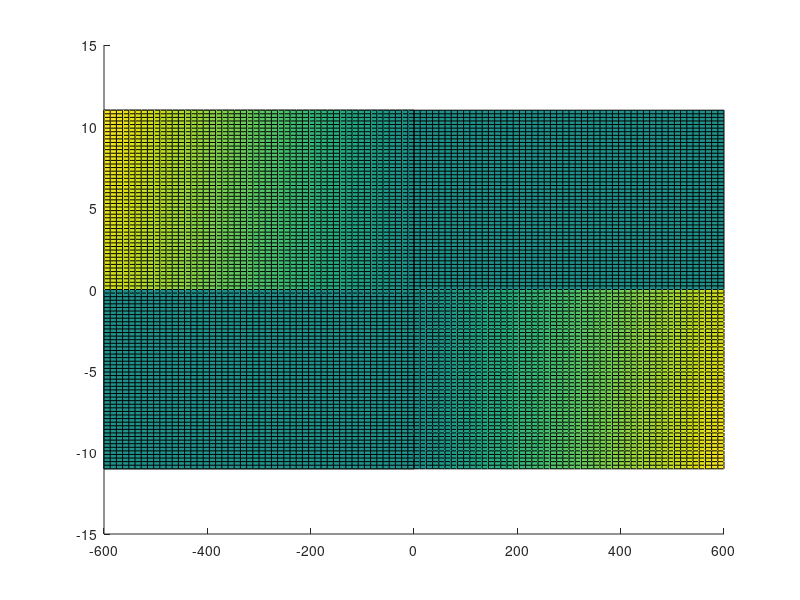

The MATLAB script that drew this image:
N = 101
M = 101

x = linspace (-600, 600, N);
y = linspace (-11, 11, M);

torqueRl = []
torqueRr = []
torqueFl = []
torqueFr = []

for i = [1:N]
  for j = [1:M]

  #TODO(Barach): Validate all these

  wheelRadius = 0.0254 * 10;
  gearRatio = 14;

  trackWidthFront = 1.22;
  trackWidthRear = 1.2;
  frontRearWeightBias = 0.52;

  wheelBase = 1.528;

  wheelAngle = y (j);

  lx = trackWidthFront / 2.0;
  ly = wheelBase * frontRearWeightBias;
  lr = sqrt (lx * lx + ly * ly);
  a = atand (ly / lx);

  yawTransferRl =  gearRatio * trackWidthRear / (2.0 * wheelRadius);
  yawTransferRr = -gearRatio * trackWidthRear / (2.0 * wheelRadius);

  yawTransferFl =  gearRatio * lr / wheelRadius * cosd (a - wheelAngle);
  yawTransferFr = -gearRatio * lr / wheelRadius * cosd (a + wheelAngle);

  throttlePosition = 0.0;
  torqueLimit = 84 * throttlePosition;

  momentIdeal = x (i);

  drivingTorqueLimit = 21;
  regenTorqueLimit = -21;

  # Option 1 (Will likely overload the FL tire in understeer conditions)

##  drivingBiasFr = 0.6;
##  momentBiasFr = 0.4;
##
##  A = [1,             1,             0,             0
##       0,             0,             1,             1
##       yawTransferRl, yawTransferRr, 0,             0
##       0,             0,             yawTransferFl, yawTransferFr];
##
##  B = [     drivingBiasFr  * torqueLimit,
##       (1 - drivingBiasFr) * torqueLimit,
##            momentBiasFr   * momentIdeal,
##       (1 - momentBiasFr)  * momentIdeal];

  # Option 2 (Cannot find any values that are normal, useless)

##  drivingBiasFr = 0.6;
##  drivingBiasLr = 0.45;
##
##  A = [1,                 1,                 1,                 1,
##       yawTransferRl,     yawTransferRr,     yawTransferFl,     yawTransferFr,
##       drivingBiasFr-1,   drivingBiasFr-1,   drivingBiasFr,     drivingBiasFr,
##       drivingBiasLr-1,   drivingBiasLr,     drivingBiasLr-1,   drivingBiasLr]
##
##  B = [torqueLimit,
##       momentIdeal,
##       0,
##       0]

  # Option 3 (Doesn't respect driving F/R bias in oversteer/understeer conditions)

##  drivingBiasFr = 0.6;
##
##  A = [1,             1,             1,             1,
##       yawTransferRl, yawTransferRr, yawTransferFl, yawTransferFr,
##       0,             2,             0,             0,
##       0,             0,             2,             0]
##
##  B = [torqueLimit,
##       momentIdeal,
##       drivingBiasFr * torqueLimit,
##       (1-drivingBiasFr) * torqueLimit]
##
##  C = A^-1 * B;
##
##  torqueRl (i) = C (1);
##  torqueRr (i) = C (2);
##  torqueFl (i) = C (3);
##  torqueFr (i) = C (4);

  # Current Implementation

  drivingBiasFr = 0.6;

  if (wheelAngle >= 0)
  #if (momentIdeal >= 0)
    yawTransferRo = yawTransferRl;
    yawTransferRi = yawTransferRr;
    yawTransferFo = yawTransferFl;
    yawTransferFi = yawTransferFr;
  else
    yawTransferRo = yawTransferRr;
    yawTransferRi = yawTransferRl;
    yawTransferFo = yawTransferFr;
    yawTransferFi = yawTransferFl;
  endif

  torqueRi = drivingBiasFr * torqueLimit / 2;
  torqueFo = (1 - drivingBiasFr) * torqueLimit / 2;

  momentRequired = momentIdeal - torqueRi * yawTransferRi - torqueFo * yawTransferFo;

  torqueRo =  (momentRequired - 0.5 * torqueLimit * yawTransferFi) / (yawTransferRo - yawTransferFi);
  torqueFi = -(momentRequired - 0.5 * torqueLimit * yawTransferRo) / (yawTransferRo - yawTransferFi);

  # TODO(Barach): Does not work.

  if (torqueRo > drivingTorqueLimit)
    torqueRo = drivingTorqueLimit
    torqueFi = torqueLimit/2 - drivingTorqueLimit
  endif
  if (torqueFi > drivingTorqueLimit)
    torqueFi = drivingTorqueLimit
    torqueRo = torqueLimit/2 - drivingTorqueLimit
  endif

  if (torqueRo < regenTorqueLimit)
    torqueRo = regenTorqueLimit;
    torqueFi = torqueLimit/2 - regenTorqueLimit;
  endif
  if (torqueFi < regenTorqueLimit)
    torqueFi = regenTorqueLimit;
    torqueRo = torqueLimit/2 - regenTorqueLimit;
  endif

  if (wheelAngle >= 0)
  #if (momentIdeal >= 0)
    torqueRl (j,i) = torqueRo;
    torqueRr (j,i) = torqueRi;
    torqueFl (j,i) = torqueFo;
    torqueFr (j,i) = torqueFi;
  else
    torqueRl (j,i) = torqueRi;
    torqueRr (j,i) = torqueRo;
    torqueFl (j,i) = torqueFi;
    torqueFr (j,i) = torqueFo;
  endif

endfor
endfor

figure;
hold on;

#surf (x, y (51:101), torqueRl (51:101,:));
#surf (x, y (1:49),   torqueRr (1:49,:));
#surf (x, y (1:49),   torqueFl (1:49,:));
#surf (x, y (51:101), torqueFr (51:101,:));

surf (x, y, torqueFl);
surf (x, y, torqueFr);

#plot (x, drivingTorqueLimit * ones (N));
#plot (x, regenTorqueLimit * ones (N));

#plot ([momentMax, momentMax], [regenTorqueLimit, drivingTorqueLimit])
#plot ([momentMin, momentMin], [regenTorqueLimit, drivingTorqueLimit])

#legend ("RL", "RR", "FL", "FR");

#xlabel ("Moment Request (Nm)");
#ylabel ("Motor Torques (Nm)");
